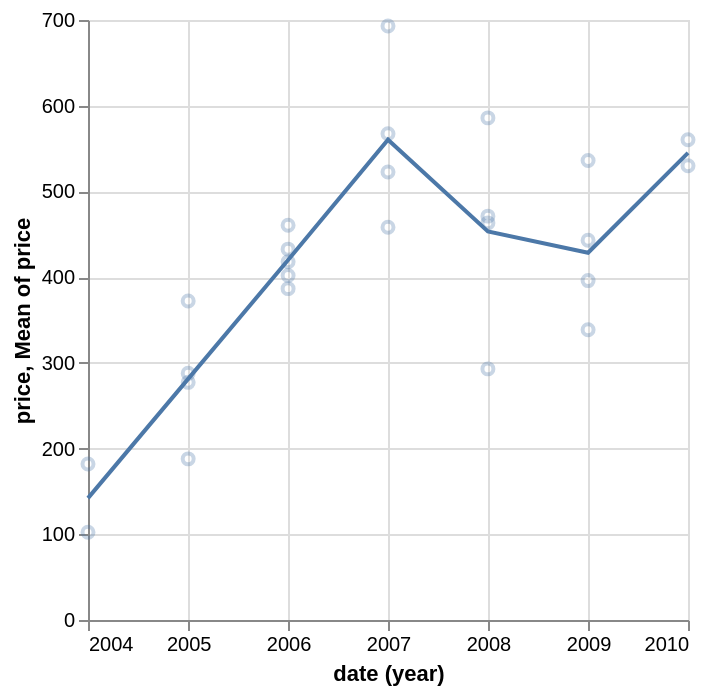

The Vega-Lite source for this figure:
### Vega-Lite specification from a JSON file in a GitHub repository (floating-point values rounded to 4 significant figures; data arrays with more than 128 entries replaced by an {"elided": "..."} marker saying what was removed)
{"$schema": "https://vega.github.io/schema/vega-lite/v6.json", "data": {"values": {"elided": "200 records"}}, "transform": [{"filter": "datum.symbol==='GOOG'"}], "layer": [{"mark": {"type": "point", "opacity": 0.3}, "encoding": {"x": {"timeUnit": "year", "field": "date"}, "y": {"field": "price", "type": "quantitative"}}}, {"mark": "line", "encoding": {"x": {"timeUnit": "year", "field": "date"}, "y": {"aggregate": "mean", "field": "price"}}}]}
